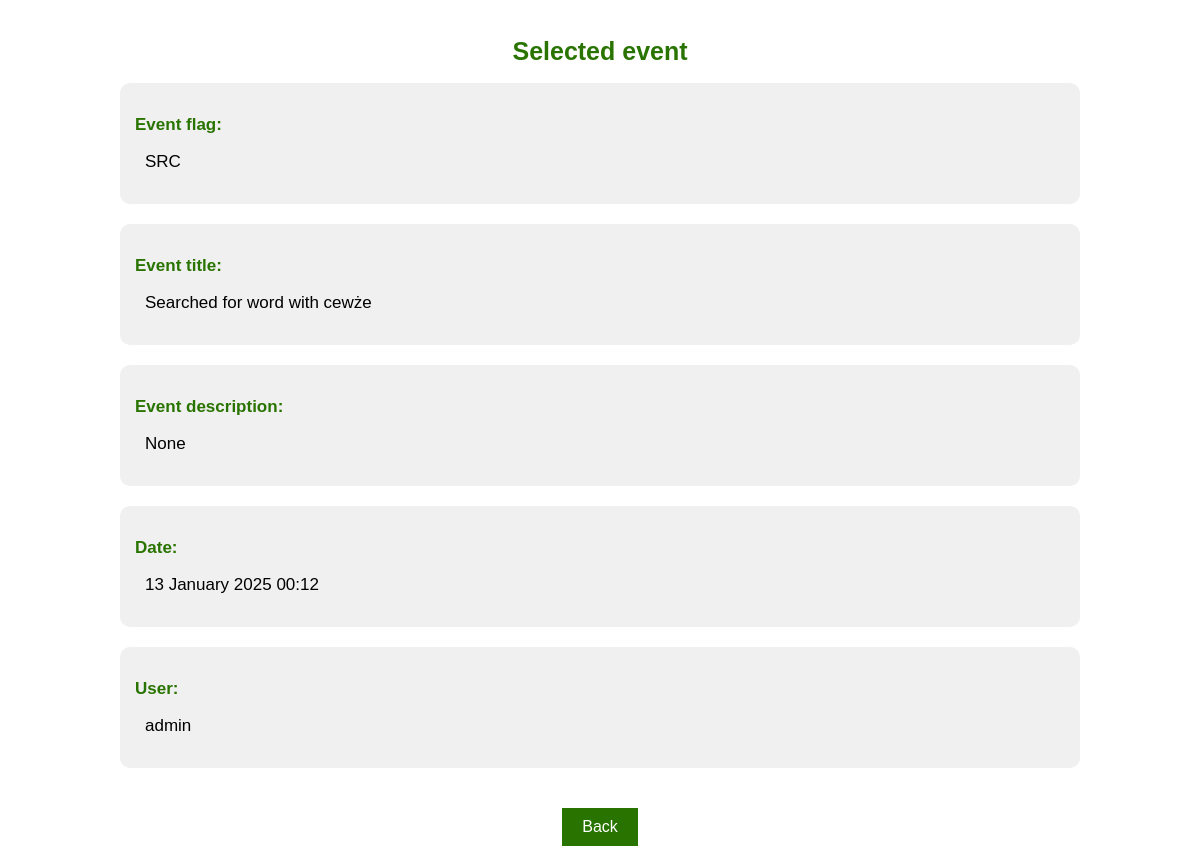
The app's page /show/event_12 (signed in) with its own data.
### app.py (models this page shows)
class History(db.Model):
    id = db.Column(db.Integer, primary_key=True)
    flag = db.Column(db.String(3), db.ForeignKey('flags.name'))
    date = db.Column(db.DateTime, default=datetime.utcnow)
    title = db.Column(db.String(5000), nullable=False)
    description = db.Column(db.String(5000), nullable=True)
    user = db.Column(db.String(50), nullable=False)

### app.py (the view)
@app.route('/show/event_<int:id>')
@login_required
def show_event(id):
    if 1 == current_user.role_id:
        try:
            event_to_show = History.query.get_or_404(id)
            return render_template('show_event.html', event=event_to_show)
        except Exception as e:
            title = 'There was an issue deleting this event'
            log_events(flag='ER?', title=title, description=e)
            return render_template('error_page.html', message=title)
    else:
        title = 'permission to look into history events'
        log_events(flag='ER!', title=f'No {title}', description=None)
        return render_template('error_page.html', message=f'You dont have {title}')

### app.py (called while the page is built)
@login_manager.user_loader
def load_user(user_id):
    return User.query.get(user_id)

### templates/show_event.html (shortened to what this page needs)
{% extends 'base.html' %}
{% block body %}
<div class="container_column">
    <h1 style="color: #297400; font-size: 25px;">Selected event</h1>
    <div class="info_block">
        <p class="info_label">Event flag:</p>
        <p class="info_value">{{event.flag}}</p>
    </div>
    <div class="info_block">
        <p class="info_label">Event title:</p>
        <p class="info_value">{{event.title}}</p>
    </div>
    <div class="info_block">
        <p class="info_label">Event description:</p>
        <p class="info_value">{{event.description}}</p>
    </div>
    <div class="info_block">
        <p class="info_label">Date:</p>
        <p class="info_value">{{event.date.strftime("%d %B %Y %H:%M")}}</p>
    </div>
    <div class="info_block">
        <p class="info_label">User:</p>
        <p class="info_value">{{event.user}}</p>
    </div>
    <div class="button-container">
        <button class="back_button_v2" onclick="window.location='/history'">Back</button>
    </div>
</div>
{% endblock %}

### static/css/main.css (style rules this page uses)
body, html { margin: 0; font-family: sans-serif; background-color: #FFFFFF; }
.container_column { display: flex; flex-direction: column; align-items: center; padding: 20px; margin: auto; max-width: 1000px; width: 90%; box-sizing: border-box; }
.button-container { display: flex; justify-content: center; gap: 20px; width: 100%; margin-top: 20px; }
button { padding: 10px 20px; font-size: 16px; border: none; cursor: pointer; transition: background-color 0.3s; }
button, input[type="submit"] { padding: 15px 40px; font-size: 18px; border: none; cursor: pointer; transition: background-color 0.3s; }
.accept_button, .back_button_v2 { padding: 10px 20px; font-size: 16px; border: none; cursor: pointer; transition: background-color 0.3s; }
.back_button_v2 { background-color: #297400; color: white; }
.info_block { background-color: #f0f0f0; padding: 15px; border-radius: 10px; margin-bottom: 20px; width: 100%; box-sizing: border-box; }
.info_label { color: #297400; font-size: 17px; font-weight: bold; margin-bottom: 5px; }
.info_value { font-size: 17px; margin-left: 10px; }

### records on screen
History: flag "SRC", title "Searched for word with cewże", description "None", date "13 January 2025 00:12", user "admin"
